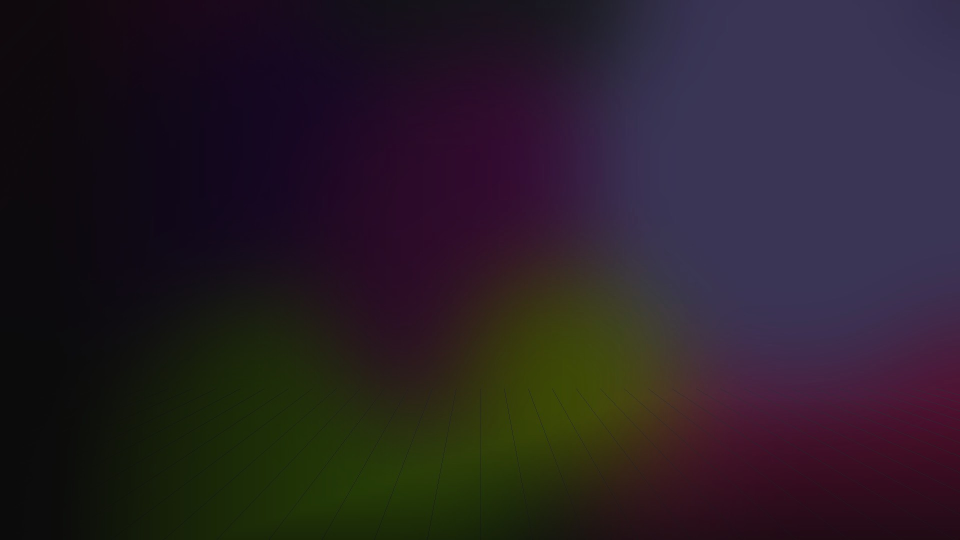
#> input picture plugins/deck-kit/skills/deck/examples/images/hero_dark.jpg, 1920 x 1080 px (shown at 1/2 size)
$ python -i make_assets.py   (imports and definitions only)
#> lines starting #> are read from the running program, lines starting #| are printed output that depends on the picture
# -*- coding: utf-8 -*-
"""덱에 쓰는 그림 자산을 만든다(Pillow만 사용).

python3 make_assets.py glow FF4438 [출력.png]  강조색 빛 번짐(기본 assets/glow.png). 핵심 장표 배경. 강조색을 바꾸면 덱마다 만들어 opts.glow로 넘긴다
python3 make_assets.py sample 출력폴더         예시 덱용 추상 그림(가로 16:9 1장, 3:2 3장, 정사각 9장)
python3 make_assets.py darken 사진.jpg 출력.jpg 전면 사진 장용: 16:9로 자르고 왼쪽을 어둡게(글자 자리)
"""
import os, sys, random
from PIL import Image, ImageChops, ImageDraw, ImageFilter

HERE = os.path.dirname(os.path.abspath(__file__))
ASSETS = os.path.join(HERE, "..", "assets")


def hex2rgb(h):
    h = h.lstrip("#"); return tuple(int(h[i:i + 2], 16) for i in (0, 2, 4))


def glow(color="FF4438", out=None):
    r, g, b = hex2rgb(color)
    a = Image.radial_gradient("L").resize((1200, 1200)).point(lambda v: int(max(0, 1 - v / 180) ** 2.2 * 140))
    im = Image.new("RGBA", (1200, 1200), (r, g, b, 0)); im.putalpha(a)
    out = out or os.path.join(ASSETS, "glow.png"); im.save(out); print("저장:", out)


def darken(src, out):
#> called with src = '../examples/images/hero_dark.jpg', out = 'out.png'
    im = Image.open(src).convert("RGB"); W, H = im.size; h = int(W * 9 / 16)
#> in darken, im is the input picture: PIL image 1920x1080 RGB; mean R, G, B 40.3, 30.5, 38.9
#> after `W, H = im.size`: W = 1920; H = 1080
#> after `h = int(W * 9 / 16)`: h = 1080
    if h <= H:
        top = int((H - h) * 0.5); im = im.crop((0, top, W, top + h))
#> after `top = int((H - h) * 0.5)`: top = 0
    else:
        w = int(H * 16 / 9); left = int((W - w) / 2); im = im.crop((left, 0, left + w, H)); W, h = im.size
    lin = Image.linear_gradient("L").rotate(90, expand=True).resize((W, h)).point(lambda v: 255 - v)
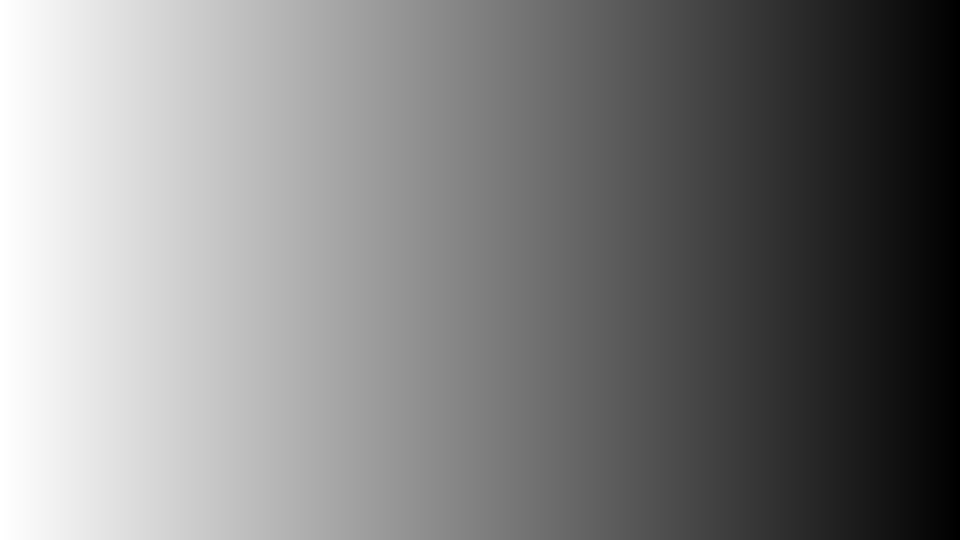
#> lin: PIL image 1920x1080 L (shown at 1/2 size); min 0, max 255, mean 127.5
    mask = lin.point(lambda v: int(min(242, max(38, (v / 255) * 330 - 70))))
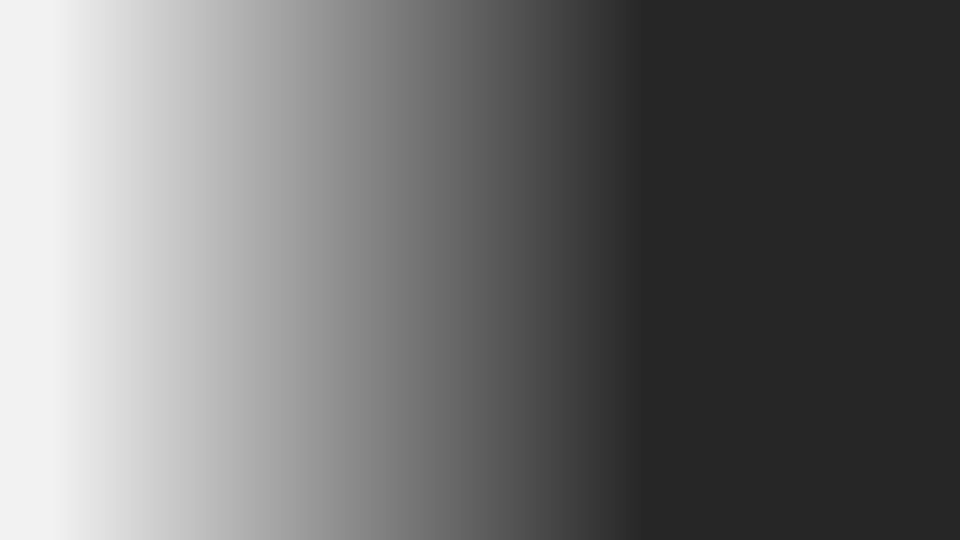
#> mask: PIL image 1920x1080 L (shown at 1/2 size); min 38, max 242, mean 112
    bot = Image.linear_gradient("L").resize((W, h)).point(lambda v: int(max(0, (v - 170) * 2.2)))
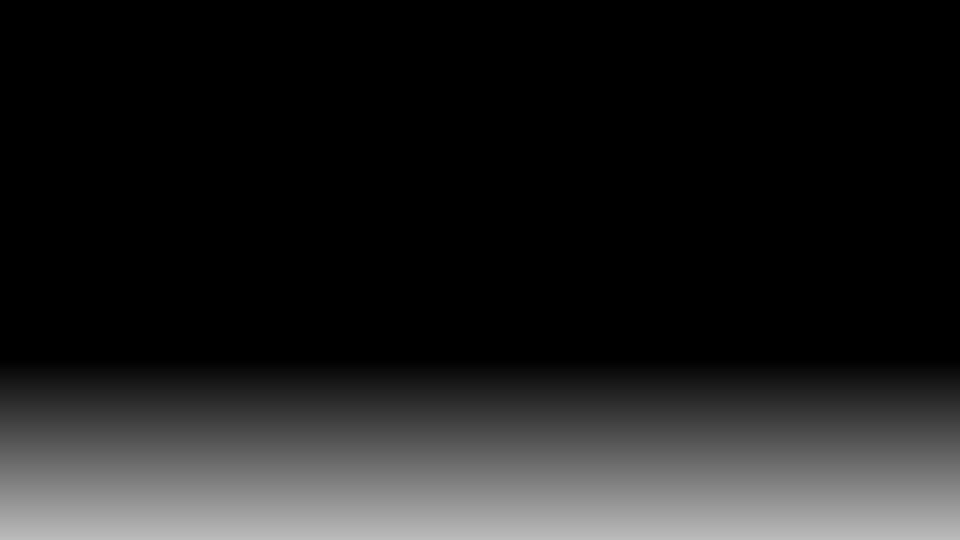
#> bot: PIL image 1920x1080 L (shown at 1/2 size); min 0, max 187, mean 31.3
    mask = ImageChops.lighter(mask, bot)
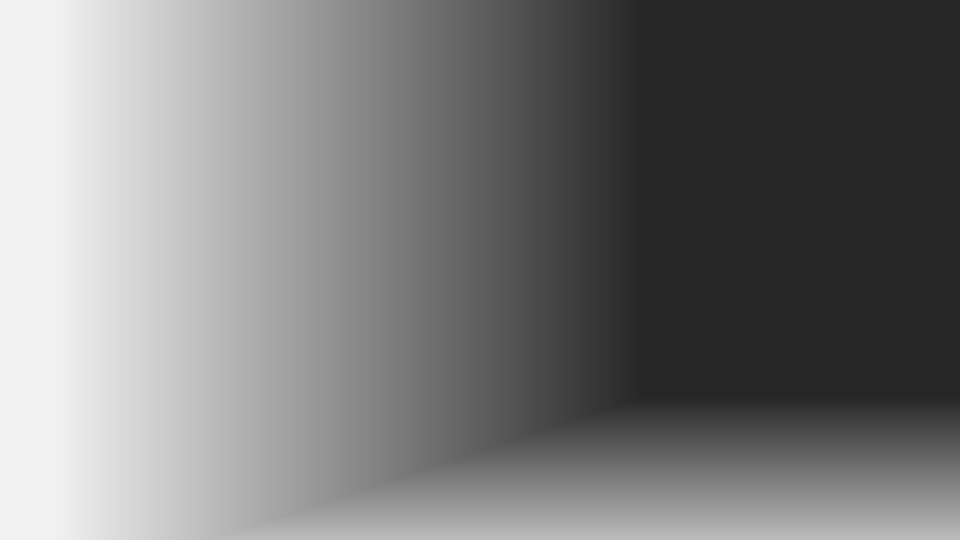
#> mask: PIL image 1920x1080 L (shown at 1/2 size); min 38, max 242, mean 121.5
    Image.composite(Image.new("RGB", (W, h), (10, 10, 10)), im, mask).save(out, quality=90); print("저장:", out)
#| 저장: out.png


def abstract(w, h, seed, base):
    rnd = random.Random(seed)
    im = Image.new("RGB", (w, h), base); d = ImageDraw.Draw(im)
    for _ in range(14):   # 겹친 빛 덩어리로 공간감
        cx, cy, rr = rnd.randint(0, w), rnd.randint(0, h), rnd.randint(min(w, h) // 6, min(w, h) // 2)
        col = tuple(min(255, max(0, c + rnd.randint(-60, 90))) for c in base)
        d.ellipse((cx - rr, cy - rr, cx + rr, cy + rr), fill=col)
    im = im.filter(ImageFilter.GaussianBlur(radius=min(w, h) // 12))
    d = ImageDraw.Draw(im)
    for i in range(0, w, max(8, w // 40)):   # 바닥 격자로 전시 공간 느낌
        d.line((i, int(h * 0.72), w / 2 + (i - w / 2) * 2.2, h), fill=tuple(min(255, c + 25) for c in base), width=1)
    return im


def sample(outdir):
    os.makedirs(outdir, exist_ok=True)
    palette = [(28, 30, 48), (40, 24, 34), (22, 40, 44), (46, 38, 26), (30, 30, 30), (52, 26, 26), (24, 34, 52), (36, 44, 30), (44, 30, 50)]
    abstract(1920, 1080, 1, (26, 26, 34)).save(os.path.join(outdir, "hero.jpg"), quality=88)
    for i in range(3):
        abstract(1500, 1000, 10 + i, palette[i]).save(os.path.join(outdir, f"wide_{i + 1}.jpg"), quality=88)
    for i in range(9):
        abstract(600, 600, 20 + i, palette[i]).save(os.path.join(outdir, f"sq_{i + 1}.jpg"), quality=88)
    print("저장:", outdir)


# [6 lines not run here, left out]

>>> result = darken('../examples/images/hero_dark.jpg', 'out.png')

$ run again, on plugins/deck-kit/skills/deck/examples/images/sq_2.jpg
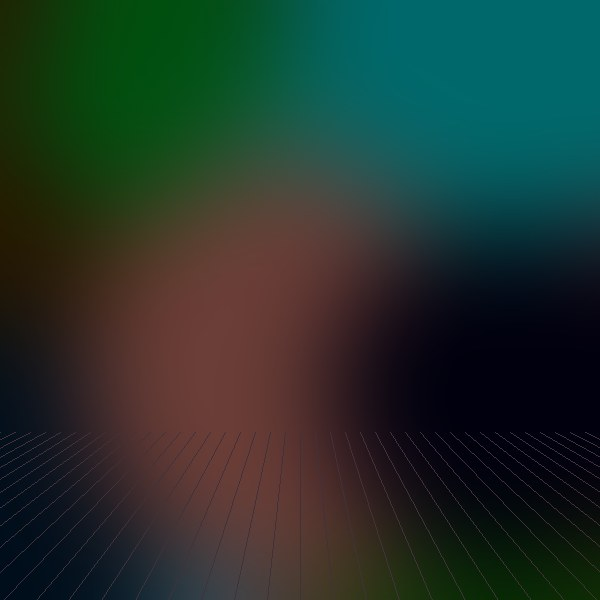
#> input picture plugins/deck-kit/skills/deck/examples/images/sq_2.jpg, 600 x 600 px
#> in darken, im is the input picture: PIL image 600x600 RGB; mean R, G, B 34.8, 52.1, 44.1
#> in darken, `im = im.crop((0, top, W, top + h))`:
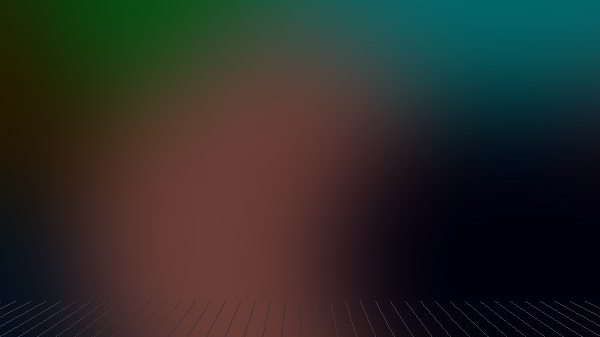
#> im: PIL image 600x337 RGB; mean R, G, B 44.4, 44.4, 40.6
#> in darken, `Image.composite(Image.new('RGB', (W, h), (10, 10, 10)), im, mask).save`:
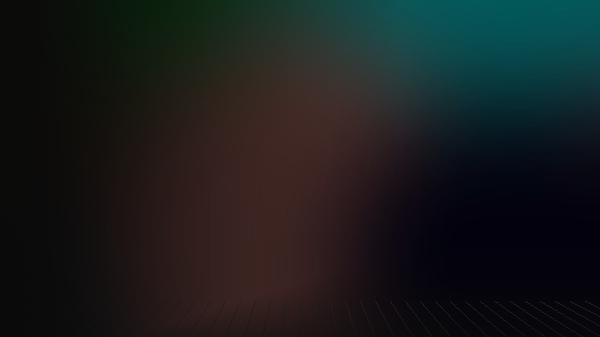
#> saved as out.png: PIL image 600x337 RGB; mean R, G, B 25.1, 28.2, 28.6
#| 저장: out.png

$ run again, on plugins/deck-kit/skills/deck/examples/images/sq_3.jpg
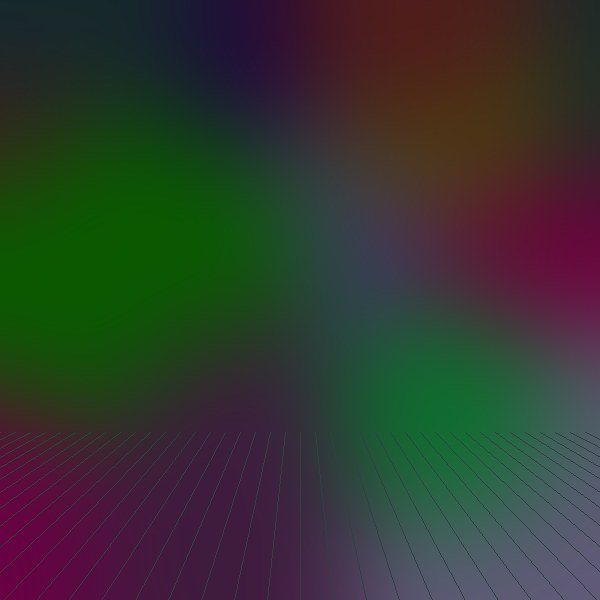
#> input picture plugins/deck-kit/skills/deck/examples/images/sq_3.jpg, 600 x 600 px
#> in darken, im is the input picture: PIL image 600x600 RGB; mean R, G, B 51.2, 56.1, 48
#> in darken, `im = im.crop((0, top, W, top + h))`:
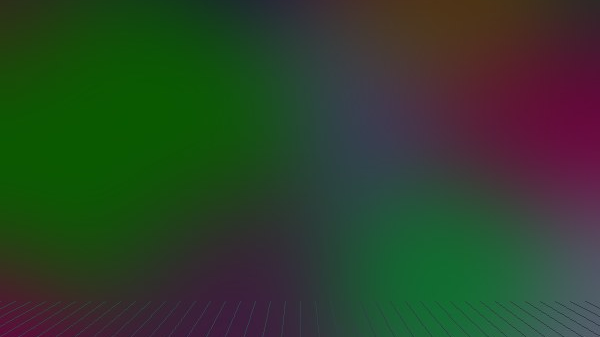
#> im: PIL image 600x337 RGB; mean R, G, B 44.7, 64.6, 41.3
#> in darken, `Image.composite(Image.new('RGB', (W, h), (10, 10, 10)), im, mask).save`:
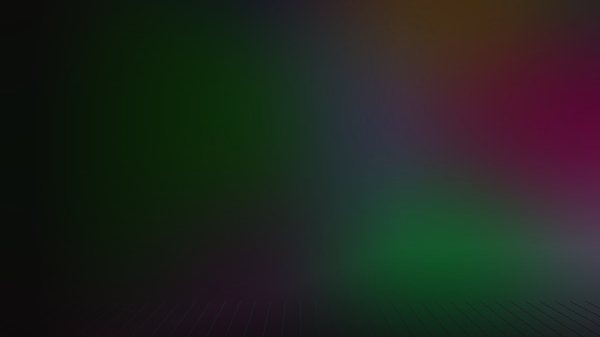
#> saved as out.png: PIL image 600x337 RGB; mean R, G, B 32.5, 36.8, 30.7
#| 저장: out.png

$ run again, on plugins/deck-kit/skills/deck/examples/images/sq_4.jpg
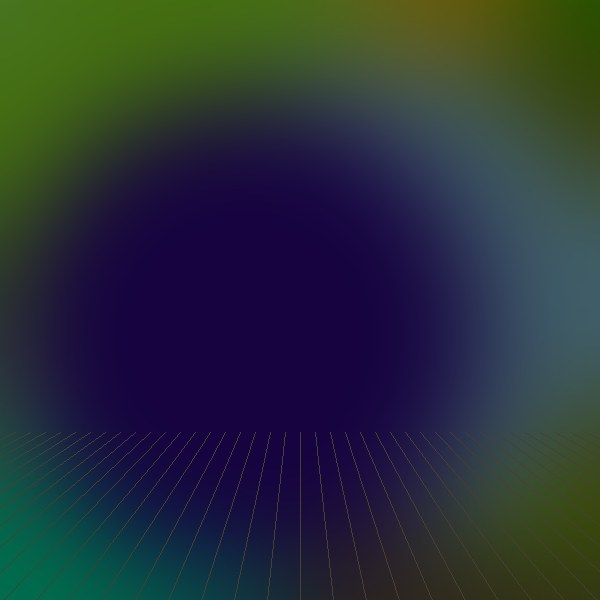
#> input picture plugins/deck-kit/skills/deck/examples/images/sq_4.jpg, 600 x 600 px
#> in darken, im is the input picture: PIL image 600x600 RGB; mean R, G, B 41.1, 48.7, 57.7
#> in darken, `im = im.crop((0, top, W, top + h))`:
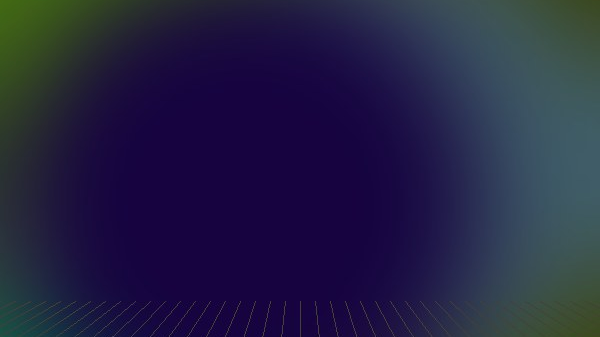
#> im: PIL image 600x337 RGB; mean R, G, B 36, 33.5, 67.8
#> in darken, `Image.composite(Image.new('RGB', (W, h), (10, 10, 10)), im, mask).save`:
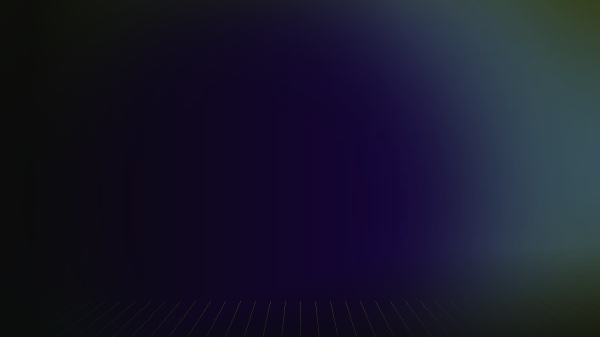
#> saved as out.png: PIL image 600x337 RGB; mean R, G, B 24.9, 24.3, 43.3
#| 저장: out.png
